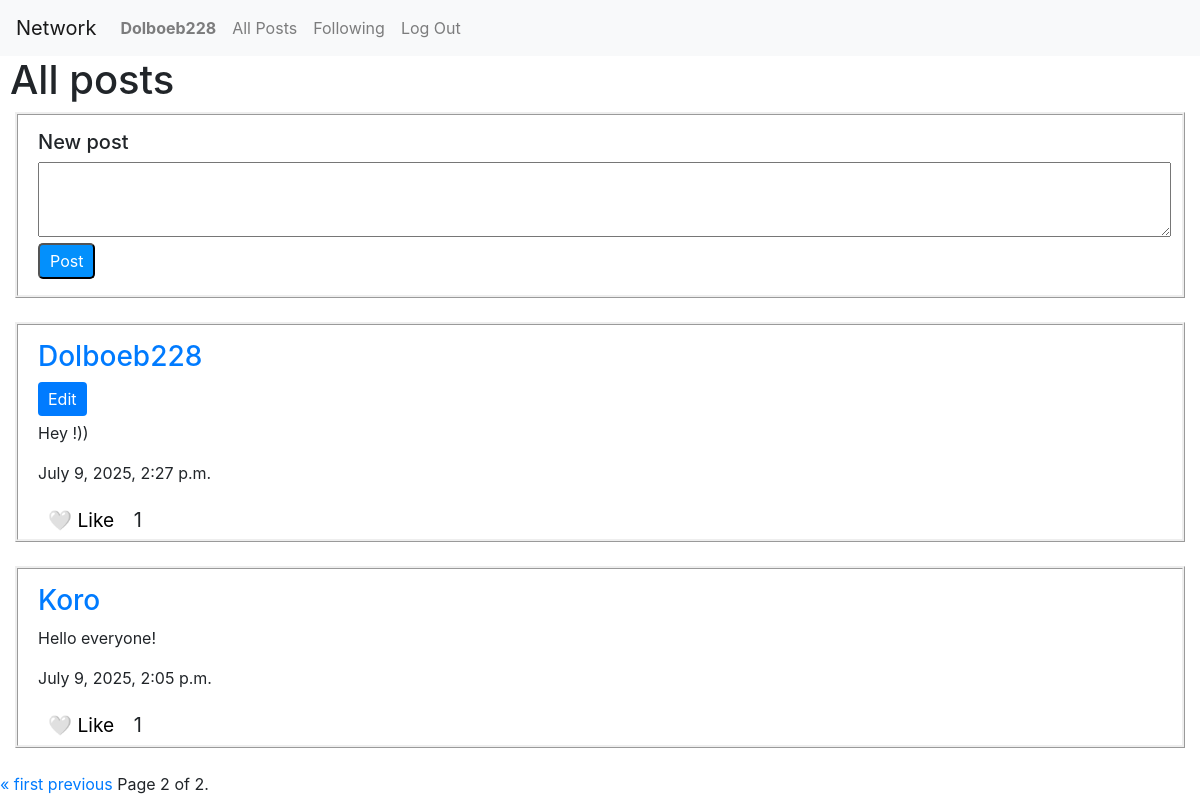
Page /?page=2 (signed in) on the committed database.
### network/models.py (models this page shows, shortened)
class User(AbstractUser):
    pass

class Post(models.Model):
    user = models.ForeignKey(User, on_delete=models.CASCADE, blank = True, null=True, related_name = 'poster')
    post_text = models.CharField(max_length = 1000)
    time = models.DateTimeField(default= timezone.now)
    like_counter = models.IntegerField(default=0)

### network/views.py (the view)
# urls.py: path("", views.index, name="index"),
def index(request):
    user = request.user
    if request.method=="POST":
        post_text = request.POST["new_post"]
        post = Post(user = user, post_text = post_text)
        post.save()
    posts = Post.objects.all().order_by('-time')
    paginator = Paginator(posts, 10)
    page_number = request.GET.get('page')
    page_obj = paginator.get_page(page_number)
    return render(request, "network/index.html",
                  {
                      'posts' : posts,
                      'user' : user,
                      'page_obj' : page_obj,
                  })

### network/templates/network/index.html (shortened to what this page needs)
{% extends "network/layout.html" %}
{% load static %}
{% block body %}
    <h1 class = 'n_header'>All posts</h1>
    {% if user.is_authenticated %}
        <div class = 'new_post_div'>
            <div class = 'new_post_cap'>
                <figure>
                    <form method = 'post'>
                        <figcaption> <h5>New post</h2></figcaption>
                        <figcaption><textarea name = 'new_post' class = 'new_post_text' ></textarea></figcaption>
                        <figcaption ><input  class ='new_post_btn' value = 'Post' type = 'submit'  ></figcaption>
                    </form>
                </figure>
            </div>
        </div>
    {% endif %}
         <br>
            {% for post in page_obj %}
            <div class = 'new_post_div'>
                <div id = 'post-txt' class = 'new_post_cap' data-post-id = "{{ post.id }}">
                    <h3 class = 'post_user'><a class = 'link' href = '/profile/{{post.user}}'>{{post.user}}</a></h3>
                    {% if user == post.user %}
                        <button class="edit-btn">Edit</button>
                    {% endif %}
                    <p class = 'post_text'>{{post.post_text}}</p>
                    <p class = 'post_time'>{{post.time}}<p>
                    <div ><button class="like-btn" data-post-id="{{ post.id }}" data-liked="{{ post.is_liked|yesno:'true,false' }}">
                            {{ post.is_liked|yesno:"❤️ Unlike,🤍 Like" }}
                        </button>
                        <span class="like-count">{{ post.like_counter }}</span>
                    </div>
                </div>
            </div>
            <br>
            {% endfor %}
            <div class="pagination">
    <span class="step-links">
        {% if page_obj.has_previous %}
            <a href="?page=1">&laquo; first</a>
            <a href="?page={{ page_obj.previous_page_number }}">previous</a>
        {% endif %}
        <span class="current">
            Page {{ page_obj.number }} of {{ page_obj.paginator.num_pages }}.
        </span>
    </span>
</div>
{% endblock %}

### network/templates/network/layout.html (shortened to what this page needs)
{% load static %}
<!DOCTYPE html>
<html lang="en">
    <head>
        <link rel="stylesheet" href="https://stackpath.bootstrapcdn.com/bootstrap/4.4.1/css/bootstrap.min.css">
        <link href="{% static 'network/styles.css' %}" rel="stylesheet">
    </head>
    <body>
        <nav class="navbar navbar-expand-lg navbar-light bg-light">
            <a class="navbar-brand" href="{% url 'index' %}">Network</a>
            <div>
              <ul class="navbar-nav mr-auto">
                {% if user.is_authenticated %}
                    <li class="nav-item">
                        <a class="nav-link" href="/profile/{{ user.username }}"><strong>{{ user.username }}</strong></a>
                    </li>
                {% endif %}
                <li class="nav-item">
                  <a class="nav-link" href="{% url 'index' %}">All Posts</a>
                </li>
                {% if user.is_authenticated %}
                    <li class="nav-item">
                        <a class="nav-link" href="{% url 'following' user=user.username %}">Following</a>
                    </li>
                    <li class="nav-item">
                        <a class="nav-link" href="{% url 'logout' %}">Log Out</a>
                    </li>
                {% endif %}
              </ul>
            </div>
          </nav>
        <div class="body">
            {% block body %}
            {% endblock %}
        </div>
    </body>
</html>

### network/static/network/styles.css (style rules this page uses)
.new_post_div { border-style: ridge; margin-left: 15px; margin-right: 15px; }
.new_post_cap { margin-left: 20px; margin-top: 15px; justify-content: center; }
.new_post_text { width: 99%; height: 75px; }
.new_post_btn { background-color: #0390fc; color: white; padding: 4px 10px; border-radius: 5px; }
.n_header { margin-left: 10px; }
.edit-btn { background-color: #007bff; color: white; border: none; padding: 5px 10px; border-radius: 4px; cursor: pointer; margin-bottom: 5px; }
.like-count { font-size: 20px; margin-left: 5px }
.like-btn { background: none; border: none; cursor: pointer; font-size: 1.2em; transition: all 0.2s; padding: 5px 10px; border-radius: 5px; }

### rows in the picture
User: username "Dolboeb228"
Post: user "Dolboeb228", shows "Edit", post_text "Hey !))", time "July 9, 2025, 2:27 p.m.", is_liked "🤍 Like", like_counter "1"
Post: user "Koro", post_text "Hello everyone!", time "July 9, 2025, 2:05 p.m.", is_liked "🤍 Like", like_counter "1"

### other values in the picture
{{ page_obj.number }} "2"
{{ page_obj.paginator.num_pages }} "2"
